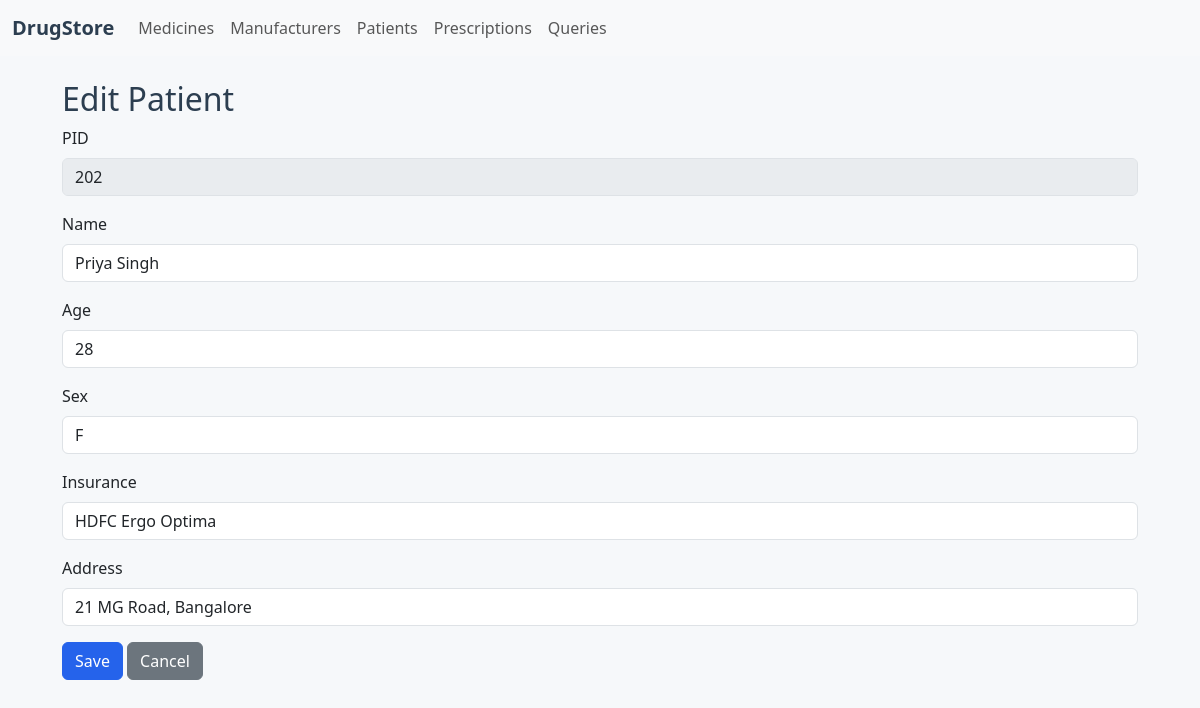
/patients/edit/202, run on the app's committed database.
### models.py (models this page shows)
class Patient(db.Model):
    __tablename__ = 'patient'
    pid = db.Column(db.Integer, primary_key=True)
    name = db.Column(db.String(100))
    address = db.Column(db.String(200))
    sex = db.Column(db.String(1))
    insurance_info = db.Column(db.String(200))
    age = db.Column(db.Integer)

### app.py (the view, shortened to what this page needs)
    @app.route('/patients/edit/<int:pid>', methods=['GET','POST'])
    def edit_patient(pid):
        p = Patient.query.get_or_404(pid)
        return render_template('edit_patient.html', p=p)

### templates/edit_patient.html (shortened to what this page needs)
{% extends 'base.html' %}
{% block content %}
  <h2>Edit Patient</h2>
  <form method="post">
    <div class="mb-3">
      <label class="form-label">PID</label>
      <input class="form-control" value="{{ p.pid }}" disabled>
    </div>
    <div class="mb-3">
      <label class="form-label">Name</label>
      <input name="name" class="form-control" value="{{ p.name }}" required>
    </div>
    <div class="mb-3">
      <label class="form-label">Age</label>
      <input name="age" type="number" class="form-control" value="{{ p.age }}">
    </div>
    <div class="mb-3">
      <label class="form-label">Sex</label>
      <select name="sex" class="form-control">
        <option value="F" {% if p.sex=='F' %}selected{% endif %}>F</option>
      </select>
    </div>
    <div class="mb-3">
      <label class="form-label">Insurance</label>
      <input name="insurance" class="form-control" value="{{ p.insurance_info }}">
    </div>
    <div class="mb-3">
      <label class="form-label">Address</label>
      <input name="address" class="form-control" value="{{ p.address }}">
    </div>
    <button class="btn btn-primary">Save</button>
    <a class="btn btn-secondary" href="/patients">Cancel</a>
  </form>
{% endblock %}

### static/styles.css (style rules this page uses)
body { background: #f6f8fa; }
h1, h2, h3, h4 { color: #2c3e50; }
.btn-primary { background-color: #2563eb; border-color: #2563eb; }

### data on the page
Patient: pid "202", name "Priya Singh", age "28", sex "F", insurance "HDFC Ergo Optima", address "21 MG Road, Bangalore"
